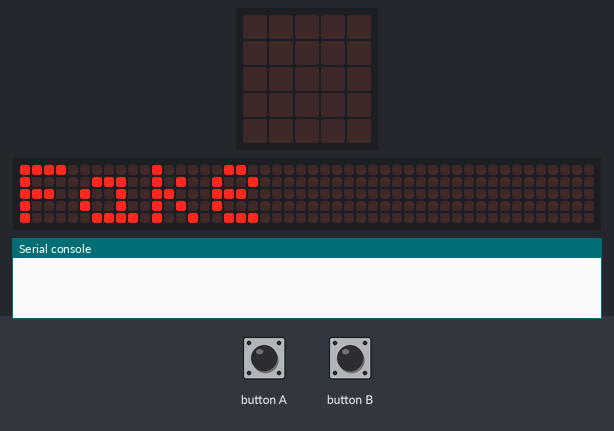
The program below on a simulated BBC micro:bit running MicroPython. Parts: the board's 5×5 LED display, a strip that is not on the board, showing the scrolling text unrolled, the last lines printed to the serial console. Inputs (shaded band) come from the test bench. No radio messages arrive unless stated (any console line starting 'radio sent:' is added by the test bench); the 48×5 strip is a reading aid, not a part: it shows the text the display is scrolling, unrolled, one strip-width of it at a time.

Above: at 3.7 s.
5.1 s: button B pressed for 0.15 s
At 5.6 s:
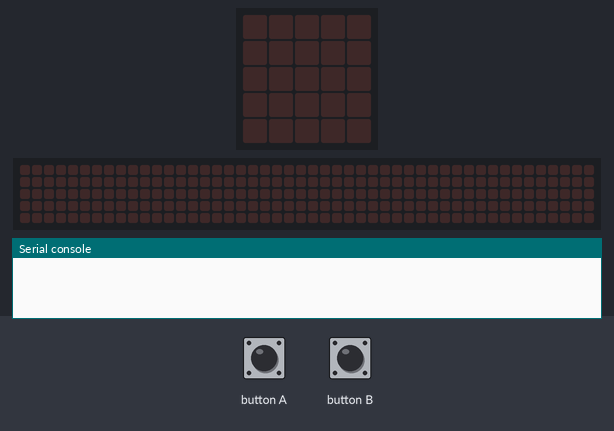
5.8 s: button A pressed for 0.15 s
At 6.3 s:
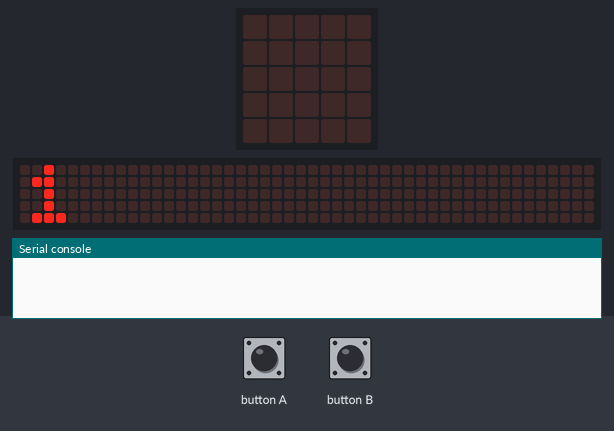
6.5 s: button B pressed for 1 s
10.8 s: button A pressed for 1 s
At 11.8 s:
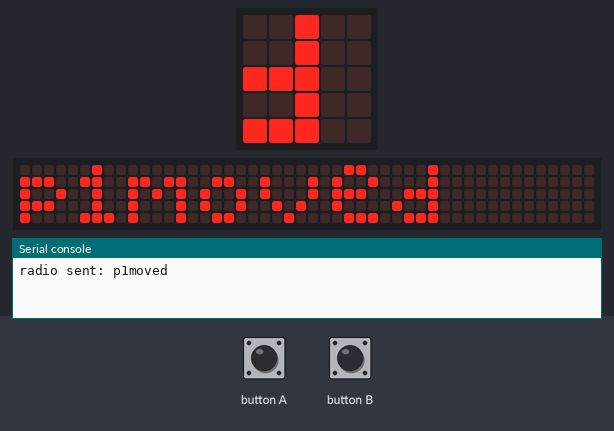

The program:

FakeSender.py
```python
from microbit import *
import radio

# Fake Sender - pretends to be a race.
#
# User selects group with button_a, then locks it in with button_b
# Then selects message with button_a and sends it with button_b, (can repeat)
# Pro-tip:
# Hold button_b during power on to switch straight to group 21.

radio.on()

messages = ["init",
            "p1moved",
            "p2moved",
            "red",
            "amber",
            "green",
            "go",
            "p1lead",
            "p2lead",
            "tied",
            "p1won",
            "p2won"]

msg_ix = 0

display.scroll('Fake')
if button_b.is_pressed():
    group = 21
    display.scroll('Pro')
else:
    group = 1

x = button_b.was_pressed()   # clear this flag

def get_msg():
    return messages[msg_ix]

sleep(1000)
display.scroll(group, 60)

picking_group = True
while picking_group:
    if button_a.was_pressed():
        group = group + 1
        display.scroll(group, 60)
    if button_b.was_pressed():
        picking_group = False

display.show(">")
display.clear()

radio.config(group=group)

sleep(1000)
display.scroll(group)


display.scroll(get_msg(), 70)
while True:
    if button_a.was_pressed():
        msg_ix = (msg_ix + 1) % len(messages)
        radio.send(get_msg())
        display.scroll(get_msg(), 70)
    if button_b.was_pressed():
        radio.send(get_msg())
        display.scroll(get_msg(), 70)
    sleep(10)
```
